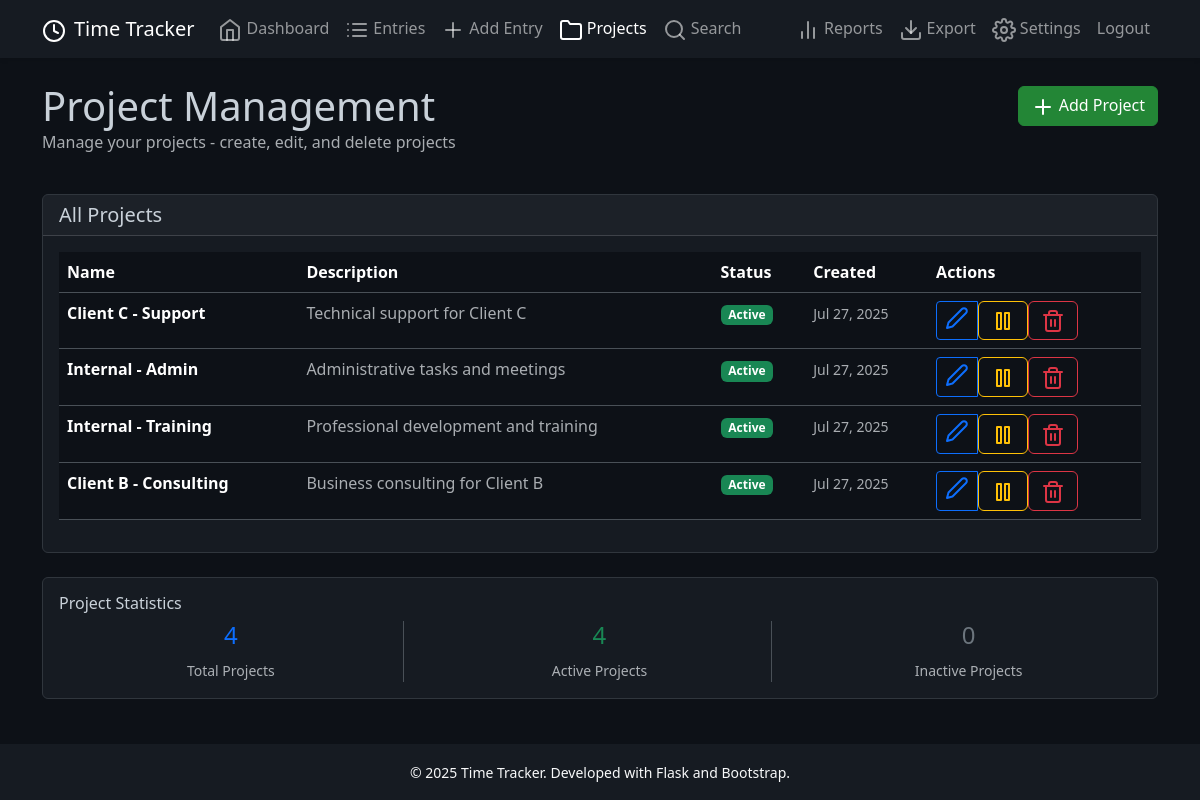
The page /projects (signed in) on the database its author committed.
### models.py (models this page shows, shortened)
class Project(db.Model):
    id = db.Column(db.Integer, primary_key=True)
    name = db.Column(db.String(100), nullable=False, unique=True)
    description = db.Column(db.String(255))
    active = db.Column(db.Boolean, default=True, nullable=False)
    created_at = db.Column(db.DateTime, default=datetime.utcnow)
    time_entries = db.relationship('TimeEntry', backref='project', lazy=True, cascade='all, delete-orphan')
    @property
    def updated_at(self):
        """Fallback for missing updated_at column"""
        return getattr(self, '_updated_at', self.created_at)

### routes.py (the view)
@app.route('/projects')
@login_required
def projects():
    projects = Project.query.order_by(Project.created_at.desc()).all()
    return render_template('projects.html', projects=projects)

### routes.py (called while the page is built)
def login_required(f):
    @wraps(f)
    def decorated_function(*args, **kwargs):
        if 'username' not in session:
            flash('Please login to access this page', 'error')
            return redirect(url_for('login'))
        return f(*args, **kwargs)
    return decorated_function

### templates/projects.html (shortened to what this page needs)
{% extends "base.html" %}
{% block content %}
<div class="row mb-4">
    <div class="col-12">
        <div class="d-flex justify-content-between align-items-center">
            <h1 class="mb-0">Project Management</h1>
            <a href="{{ url_for('add_project_page') }}" class="btn btn-primary">
                <i data-feather="plus" class="me-1"></i>Add Project
            </a>
        </div>
        <p class="text-muted">Manage your projects - create, edit, and delete projects</p>
    </div>
</div>
<div class="row">
    <div class="col-12">
        <div class="card">
            <div class="card-header">
                <h5 class="mb-0">All Projects</h5>
            </div>
            <div class="card-body">
                {% if projects %}
                    <div class="table-responsive">
                        <table class="table table-hover">
                            <thead>
                                <tr>
                                    <th>Name</th>
                                    <th>Description</th>
                                    <th>Status</th>
                                    <th>Created</th>
                                    <th>Actions</th>
                                </tr>
                            </thead>
                            <tbody>
                                {% for project in projects %}
                                    <tr>
                                        <td>
                                            <strong>{{ project.name }}</strong>
                                        </td>
                                        <td>
                                            <span class="text-muted">{{ project.description or 'No description' }}</span>
                                        </td>
                                        <td>
                                            {% if project.active %}
                                                <span class="badge bg-success">Active</span>
                                            {% else %}
                                                <span class="badge bg-secondary">Inactive</span>
                                            {% endif %}
                                        </td>
                                        <td>
                                            <small class="text-muted">{{ project.created_at.strftime('%b %d, %Y') }}</small>
                                        </td>
                                        <td>
                                            <div class="btn-group btn-group-sm">
                                                <a href="{{ url_for('edit_project_page', project_id=project.id) }}"
                                                   class="btn btn-outline-primary" title="Edit Project">
                                                    <i data-feather="edit-2"></i>
                                                </a>
                                                <form method="POST" action="{{ url_for('toggle_project', project_id=project.id) }}"
                                                      class="d-inline">
                                                    <button type="submit"
                                                            class="btn btn-outline-{% if project.active %}warning{% else %}success{% endif %}"
                                                            title="{% if project.active %}Deactivate{% else %}Activate{% endif %} Project">
                                                        <i data-feather="{% if project.active %}pause{% else %}play{% endif %}"></i>
                                                    </button>
                                                </form>
                                                <form method="POST" action="{{ url_for('delete_project', project_id=project.id) }}"
                                                      class="d-inline"
                                                      onsubmit="return confirm('Are you sure you want to delete this project? This will also delete all associated time entries.')">
                                                    <button type="submit" class="btn btn-outline-danger" title="Delete Project">
                                                        <i data-feather="trash-2"></i>
                                                    </button>
                                                </form>
                                            </div>
                                        </td>
                                    </tr>
                                {% endfor %}
                            </tbody>
                        </table>
                    </div>
                {% endif %}
            </div>
        </div>
    </div>
</div>
{% if projects %}
<div class="row mt-4">
    <div class="col-12">
        <div class="card">
            <div class="card-body">
                <h6 class="card-title">Project Statistics</h6>
                <div class="row text-center">
                    <div class="col-md-4">
                        <div class="border-end">
                            <h4 class="text-primary">{{ projects|length }}</h4>
                            <small class="text-muted">Total Projects</small>
                        </div>
                    </div>
                    <div class="col-md-4">
                        <div class="border-end">
                            <h4 class="text-success">{{ projects|selectattr('active')|list|length }}</h4>
                            <small class="text-muted">Active Projects</small>
                        </div>
                    </div>
                    <div class="col-md-4">
                        <h4 class="text-secondary">{{ projects|rejectattr('active')|list|length }}</h4>
                        <small class="text-muted">Inactive Projects</small>
                    </div>
                </div>
            </div>
        </div>
    </div>
</div>
{% endif %}
{% endblock %}

### templates/base.html (style rules this page uses)
:root { --bs-body-bg: #0d1117; --bs-body-color: #c9d1d9; }
body { display: flex; flex-direction: column; min-height: 100vh; background-color: var(--bs-body-bg); color: var(--bs-body-color); }

### rows shown on the page
Project: name "Client C - Support", description "Technical support for Client C", active "Active", created_at "Jul 27, 2025"
Project: name "Internal - Admin", description "Administrative tasks and meetings", active "Active", created_at "Jul 27, 2025"
Project: name "Internal - Training", description "Professional development and training", active "Active", created_at "Jul 27, 2025"
Project: name "Client B - Consulting", description "Business consulting for Client B", active "Active", created_at "Jul 27, 2025"

### other values the page prints
{{ projects|length }} "4"
{{ projects|selectattr('active')|list|length }} "4"
{{ projects|rejectattr('active')|list|length }} "0"
